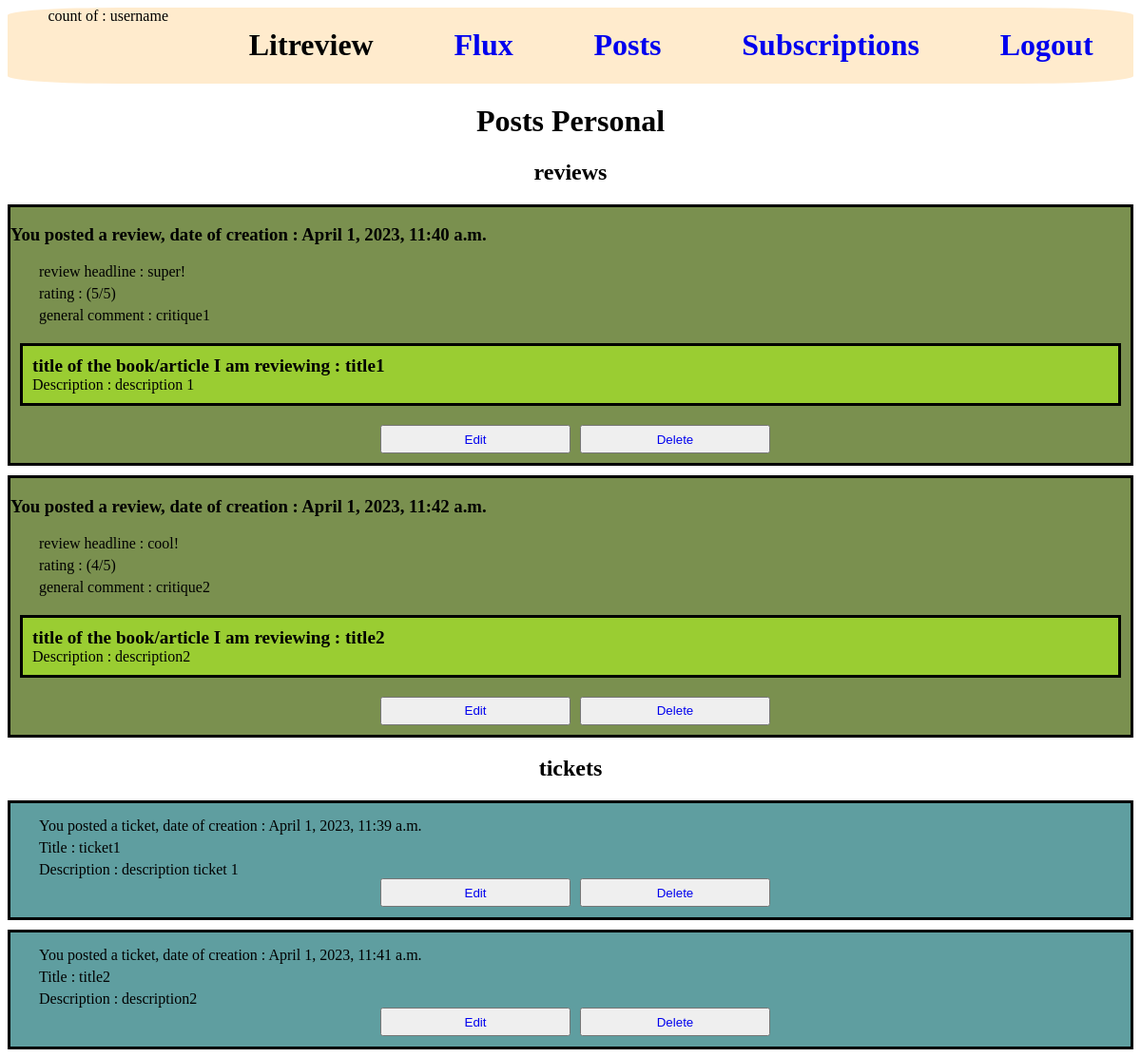
/dashboard/posts (signed in), run on the app's committed database.
### accounts/models.py (models this page shows, shortened)
class CustomUser(AbstractUser):
    pass

### reviews/models.py (models this page shows, shortened)
class Review(models.Model):
    ticket = models.ForeignKey(to=Ticket, on_delete=models.CASCADE)
    rating = models.PositiveSmallIntegerField(validators=[MinValueValidator(0), MaxValueValidator(5)])
    headline = models.CharField(max_length=128)
    body = models.TextField(max_length=8192, blank=True)
    user = models.ForeignKey(to=settings.AUTH_USER_MODEL, on_delete=models.CASCADE)
    time_created = models.DateTimeField(auto_now_add=True)

class Ticket(models.Model):
    title = models.CharField(max_length=128)
    slug = models.SlugField(max_length=128)
    description = models.TextField(max_length=2048, blank=True)
    user = models.ForeignKey(to=settings.AUTH_USER_MODEL, on_delete=models.CASCADE)
    image = models.ImageField(null=True, blank=True, upload_to='images')
    time_created = models.DateTimeField(auto_now_add=True)

### reviews/views.py (the view)
# urls.py: path("posts", posts, name="reviews-posts"),
@login_required
def posts(request):
    list_review_ticket_id = []
    ticket_no_comment = []
    review = Review.objects.filter(user=request.user)
    for i in range(len(review)):
        a = review[i].ticket_id
        list_review_ticket_id.append(a)
    tickets = Ticket.objects.filter(user=request.user)
    for tick in tickets:
        if tick.id not in list_review_ticket_id:
            ticket_no_comment.append(tick)
    return render(request, "reviews/posts.html", context={"review": review, "ticket": ticket_no_comment})

### reviews/templates/reviews/posts.html
{% extends 'base.html' %}
{% block content %}
    <h1 class="titles-posts">Posts Personal</h1>
    <h2 class="titles-posts">reviews</h2>
    {% for post in review %}
    <article class="review_posts">
        <h3>You posted a review, date of creation : {{ post.time_created }}</h3>
        <div class="x">review headline : {{ post.headline }}</div>
        <div class="x">rating : ({{ post.rating }}/5)</div>
        <div class="x">general comment : {{ post.body }}</div>
        <div class="content_review_comment">
            <div class="title_post_ticket_title">title of the book/article I am reviewing : {{ post.ticket.title }}</div>
            <div>Description : {{ post.ticket.description }}</div>
        </div>
        <div class="center_btn">
            <button class="btn_posts"><a href="{% url 'review-edit' post.id %}" type="submit">Edit</a></button>
            <button class="btn_posts"><a href="{% url 'review-delete' post.id %}" type="submit">Delete</a></button>
        </div>
    </article>
    {% endfor %}
    <h2 class="titles-posts">tickets</h2>
    {% for post in ticket %}
    <article class="ticket_posts">
        <div class="x">You posted a ticket, date of creation : {{ post.time_created }}</div>
        <div class="x">Title : {{ post.title }}</div>
        <div class="x">Description : {{ post.description }}</div>
        <div class="center_btn">
            <button class="btn_posts"><a href="{% url 'ticket-edit' post.id %}" type="submit">Edit</a></button>
            <button class="btn_posts"><a href="{% url 'ticket-delete' post.id %}" type="submit">Delete</a></button>
        </div>
    </article>
    {% endfor %}
{% endblock %}

### templates/base.html (shortened to what this page needs)
{% load static %}
<!DOCTYPE html>
<html lang="en">
<head>
    <link rel="stylesheet" type="text/css" href="{% static 'css/nav_bar.css' %}">
    <link rel="stylesheet" type="text/css" href="{% static 'css/create_ticket_review.css' %}">
    <link rel="stylesheet" type="text/css" href="{% static 'css/edit_ticket_review.css' %}">
    <link rel="stylesheet" type="text/css" href="{% static 'css/flux.css' %}">
    <link rel="stylesheet" type="text/css" href="{% static 'css/posts.css' %}">
    <link rel="stylesheet" type="text/css" href="{% static 'css/subscriptions.css' %}">
    <link rel="stylesheet" type="text/css" href="{% static 'css/respond_ticket.css' %}">
</head>
<body>
    <div class="navigation_bar">
        {% if user.is_authenticated %}
        count of : {{user.username}}
        {% endif %}
        <h1>Litreview</h1>
        <a href="{% url 'reviews-main' %}"><h1>Flux</h1></a>
        <a href="{% url 'reviews-posts' %}"><h1>Posts</h1></a>
        <a href="{% url 'reviews-subscriptions' %}"><h1>Subscriptions</h1></a>
        <a href="{% url 'reviews-logout' %}"><h1>Logout</h1></a>
    </div>
{% block content %}{% endblock %}
</body>
</html>

### reviews/static/css/nav_bar.css (style rules this page uses)
.navigation_bar { background-color: blanchedalmond; display: flex; justify-content: space-around; border-radius: 10%; }
a:link { text-decoration: none; }

### reviews/static/css/posts.css (style rules this page uses)
.review_posts { border: solid black; background-color: rgb(122, 144, 79); margin-top: 10px; }
.ticket_posts { border: solid black; background-color: cadetblue; margin-top: 10px; height: 100px; padding-top: 10px; padding-bottom: 10px; }
.titles-posts { display: flex; justify-content: center; }
.center_btn { display: flex; justify-content: center; }
.btn_posts { height: 30px; width: 200px; margin-left: 10px; margin-bottom: 10px; }
.x { margin-left: 30px; margin-top: 5px; }
.content_review_comment { display: flex; flex-direction: column; background-color: yellowgreen; border: solid black; padding: 10px 10px 10px 10px ; margin-top: 20px; margin-bottom:20px ; margin-left: 10px; margin-right:10px ; }
.title_post_ticket_title { font-size: larger; font-weight: bold; }

### data on the page
CustomUser: username "username"
Review: time_created "April 1, 2023, 11:40 a.m.", headline "super!", rating "5", body "critique1", ticket "title1", ticket.description "description 1"
Review: time_created "April 1, 2023, 11:42 a.m.", headline "cool!", rating "4", body "critique2", ticket "title2", ticket.description "description2"
Ticket: time_created "April 1, 2023, 11:39 a.m.", title "ticket1", description "description ticket 1"
Ticket: time_created "April 1, 2023, 11:41 a.m.", title "title2", description "description2"
